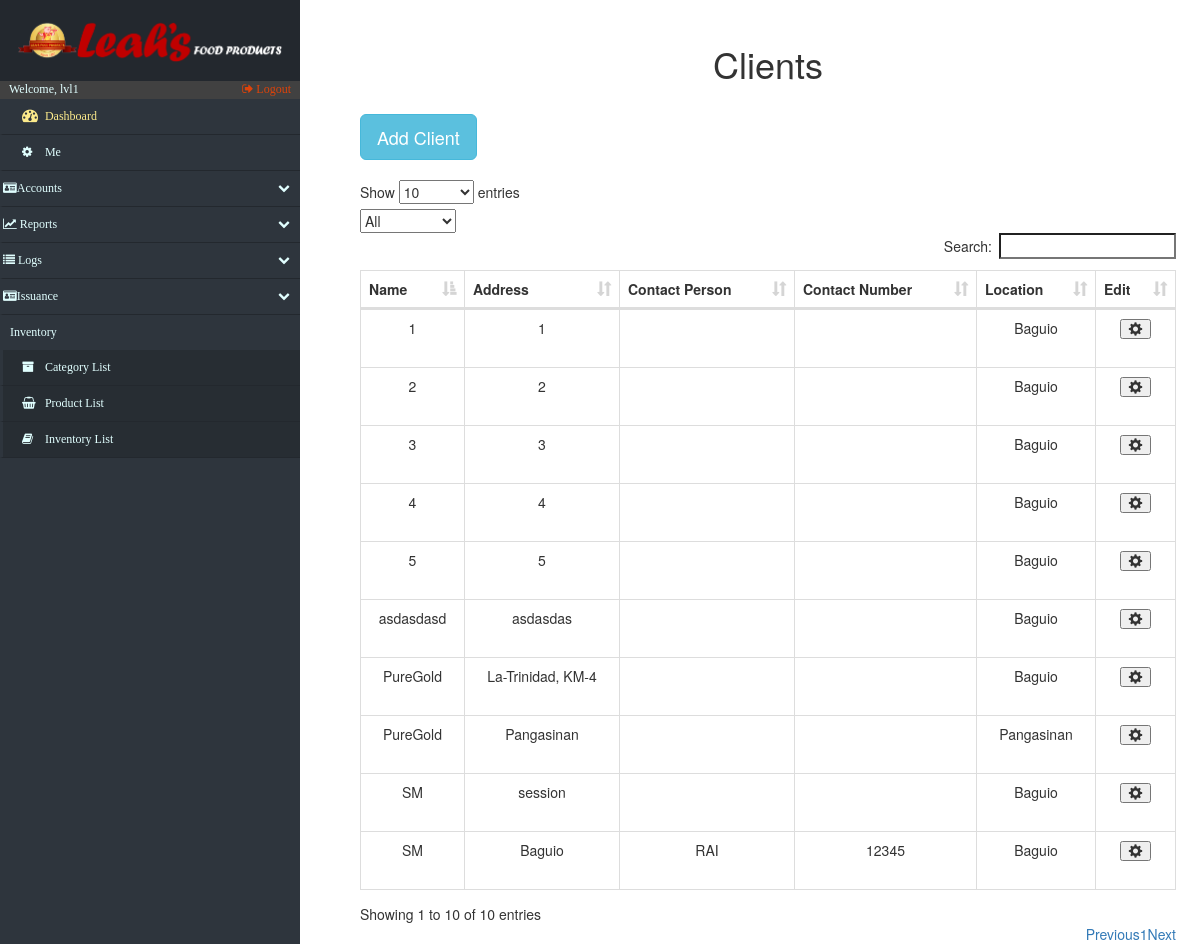
The app's page /accounts_Clients.php (signed in) with its own data.
### tables this page shows
CREATE TABLE IF NOT EXISTS `clients` (
  `c_id` int(15) NOT NULL AUTO_INCREMENT,
  `c_name` varchar(20) NOT NULL,
  `c_address` varchar(20) NOT NULL,
  `c_location` varchar(50) DEFAULT NULL,
  `c_contactperson` varchar(45) DEFAULT NULL,
  `c_contactpersonnumber` varchar(50) DEFAULT NULL,
  PRIMARY KEY (`c_id`)
);

### accounts_Clients.php (the view, shortened to what this page needs)
<!DOCTYPE html>
<html lang="en">
<head>
    <?php include('fragments/config.php') ?>
    <link rel="stylesheet" href="https://maxcdn.bootstrapcdn.com/bootstrap/3.3.7/css/bootstrap.min.css">
    <link href="src/css/datatables.css" rel="stylesheet">
    <link href="//maxcdn.bootstrapcdn.com/font-awesome/4.2.0/css/font-awesome.min.css" rel="stylesheet">
    <link href="src/css/sidebar.css" rel="stylesheet">
    <link href="src/css/custom.css" rel="stylesheet">
</head>
<body>
    <div class="nav-side-menu">
        <div class="brand">
            <div class="brandtext"></div>
        </div>
        <div class="user_info">
            <span>Welcome, <?php
                echo $_SESSION['username'];
                ?>
            </span>
            <a href="fragments/logout.php">
                <i class="fa fa-sign-out" aria-hidden="true"></i> Logout
            </a>
        </div>
        <div class="menu-list">
            <ul id="menu-content" class="menu-content collapse out">
                <li>
                    <a id="dashboard_txt" href="index.php">
                        <i class="fa fa-dashboard fa-lg"></i> Dashboard
                    </a>
                </li>
                 <li><a href="settings.php"><i class="fa fa-cog"></i> Me</a></li>
                <li data-toggle="collapse" data-target="#accounts" class="collapsed">
                    <i class="fa fa-id-card" aria-hidden="true"></i>Accounts <span class="arrow"></span>
                </li>
                <li data-toggle="collapse" data-target="#reports" class="collapsed">
                    <i class="fa fa-line-chart" aria-hidden="true"></i> Reports <span class="arrow"></span>
                </li>
                <li data-toggle="collapse" data-target="#issue" class="collapsed">
                    <i class="fa fa-list" aria-hidden="true"></i> Logs <span class="arrow"></span>
                </li>
                 <li data-toggle="collapse" data-target="#issuance" class="collapsed">
                    <i class="fa fa-id-card" aria-hidden="true"></i>Issuance<span class="arrow"></span>
                </li>
                <div class="sub-menu_nct">
                    <span class="sub-menu">Inventory
                    </span>
                </div>
                <li class="sub-menu_nc">
                    <a class="sub-menu_nc" href="categories.php">
                        <i class="fa fa-archive"> </i> Category List
                    </a>
                </li>
                <li class="sub-menu_nc">
                    <a class="sub-menu_nc" href="products.php">
                        <i class="fa fa-shopping-basket"> </i> Product List
                    </a>
                </li>
                <li class="sub-menu_nc">
                    <a href="inventory.php">
                        <i class="fa fa-book"> </i> Inventory List
                    </a>
                </li>
            </ul>
        </div>
    </div>
    <div id="page-content-wrapper">
        <div class="containers">
            <table class="table table-striped table-bordered">
                <h1 align="center">Clients</h1>
            </table>
            <?php
							$retrieve = ("SELECT * FROM clients;");
							$results = mysqli_query($db, $retrieve);
						?>
                <table class="table table-striped table-bordered">
                    <button type="button" class="btn btn-info btn-lg" data-toggle="modal" data-target="#myModal">Add Client</button>
                </table>
                <div id="mainContainer">
                    <table id="datatables" class="table table-hover table-bordered dataTable" cellspacing="0" width="100%" role="grid" aria-describedby="myTable_info" style="width: 100%;">
                        <thead>
                            <tr>
                                <th>Name</th>
                                <th>Address</th>
                                <th>Contact Person</th>
                                <th>Contact Number</th>
                                <th>Location</th>
                                <th>Edit</th>
                            </tr>
                        </thead>
                        <tbody>
                            <?php
							foreach ($results as $data):
						?>
                                <tr>
									<?php
											$individual_c_id=$data["c_id"];
                                        ?>
                                    <td data-title="c_name">
                                        <?php echo $data["c_name"]; ?>
                                    </td>
                                    <td data-title="c_address">
                                        <?php echo $data["c_address"]; ?>
                                    </td>
                                    <td data-title="c_Person">
                                        <?php echo $data["c_contactperson"]; ?>
                                    </td>
                                    <td data-title="c_Number">
                                        <?php echo $data["c_contactpersonnumber"]; ?>
                                    </td>
                                    <td data-title="c_location">
                                        <?php echo $data["c_location"]; ?>
                                    </td>
									<td data-title="edit">
                                        <table class="table table-striped table-bordered">
                                            <button type="button" class="glyphicon glyphicon-cog" onclick="refresh()" data-toggle="modal" aria-hidden="true" data-target="#<?php echo $individual_c_id;?>"></button>
                                        </table>
                                    </td>
                                </tr>
                                <?php
							endforeach;
						?>
                        </tbody>
                    </table>
                </div>
        </div>
    </div>
</body>
</html>

### src/css/datatables.css (style rules this page uses)
table.dataTable { clear: both; width: auto; text-align: center; margin-top: 6px !important; margin-bottom: 6px !important; max-width: none !important; border-collapse: separate !important }
table.dataTable td, table.dataTable th { -webkit-box-sizing: content-box; box-sizing: content-box }
table.dataTable thead>tr>th.sorting_asc, table.dataTable thead>tr>th.sorting_desc, table.dataTable thead>tr>th.sorting, table.dataTable thead>tr>td.sorting_asc, table.dataTable thead>tr>td.sorting_desc, table.dataTable thead>tr>td.sorting { padding-right: 30px }
table.dataTable thead .sorting, table.dataTable thead .sorting_asc, table.dataTable thead .sorting_desc, table.dataTable thead .sorting_asc_disabled, table.dataTable thead .sorting_desc_disabled { cursor: pointer; position: relative }
table.dataTable thead .sorting:after, table.dataTable thead .sorting_asc:after, table.dataTable thead .sorting_desc:after, table.dataTable thead .sorting_asc_disabled:after, table.dataTable thead .sorting_desc_disabled:after { position: absolute; bottom: 8px; right: 8px; display: block; font-family: 'Glyphicons Halflings'; opacity: 0.5 }
table.dataTable thead .sorting:after { opacity: 0.2; content: "\e150" }
table.dataTable thead .sorting_asc:after { content: "\e155" }
table.table-bordered.dataTable th, table.table-bordered.dataTable td { border-left-width: 0 }
table.table-bordered.dataTable th:last-child, table.table-bordered.dataTable th:last-child, table.table-bordered.dataTable td:last-child, table.table-bordered.dataTable td:last-child { border-right-width: 0 }
table.table-bordered.dataTable tbody th, table.table-bordered.dataTable tbody td { border-bottom-width: 0 }

### src/css/sidebar.css (style rules this page uses)
.nav-side-menu { overflow: hidden; font-family: verdana; font-size: 12px; font-weight: 200; background-color: #2e353d; position: fixed; top: 0px; width: 300px; height: 100%; color: #e1ffff; }
.nav-side-menu .brand { background-color: #23282e; line-height: 50px; display: block; text-align: center; font-size: 14px; }
.nav-side-menu ul, .nav-side-menu li { list-style: none; padding: 0px; margin: 0px; line-height: 35px; cursor: pointer; }
.nav-side-menu li { padding-left: 0px; border-left: 3px solid #2e353d; border-bottom: 1px solid #23282e; }
.nav-side-menu li a { text-decoration: none; color: #e1ffff; }
.nav-side-menu li a i { padding-left: 10px; width: 20px; padding-right: 20px; }
@media (min-width: 800px) { .nav-side-menu .menu-list .menu-content { display: block; } }
body { margin: 0px; padding: 0px; }
#dashboard_txt { color: #fcea8b; }
.sub-menu_nc { background-color: #272d33; }
.sub-menu_nct { padding-left: 10px; }
.nav-side-menu .brand .brandtext { padding: 4%; content: url(../img/LeahsTextAlter.PNG); width: 100%; text-align: center; }
.user_info { background-color: #414141; }
.user_info a { float: right; padding-right: 3%; color: #dd430a; }
.user_info span { padding-left: 3% }
.sub-menu_nc a { display: block; }
.menu-content > li a { display: inline-block; width: 100%; }
#menu-content li a { padding-left: 3%; }

### src/css/custom.css (style rules this page uses)
.containers { padding: 0px; margin: 0px; margin-top:2%; float: right; width: 79%; padding-right: 5%; }
@media (max-width: 1600px) { .containers { width: 75%; padding-right: 4%; } }
@media (max-width: 1400px) { .containers { width: 73%; padding-right 3%;: } }
@media (max-width: 1260px) { .containers { width: 70%; padding-right: 2%; } }

### records on screen
clients: c_name "PureGold", c_address "La-Trinidad, KM-4", c_location "Baguio"
clients: c_name "PureGold", c_address "Pangasinan", c_location "Pangasinan"
clients: c_name "SM", c_address "session", c_location "Baguio"
clients: c_name "asdasdasd", c_address "asdasdas", c_location "Baguio"
clients: c_name "1", c_address "1", c_location "Baguio"
clients: c_name "2", c_address "2", c_location "Baguio"
clients: c_name "3", c_address "3", c_location "Baguio"
clients: c_name "4", c_address "4", c_location "Baguio"
clients: c_name "5", c_address "5", c_location "Baguio"
clients: c_name "SM", c_address "Baguio", c_contactperson "RAI", c_contactpersonnumber "12345", c_location "Baguio"

### other values on screen
$_SESSION['username'] "lvl1"
